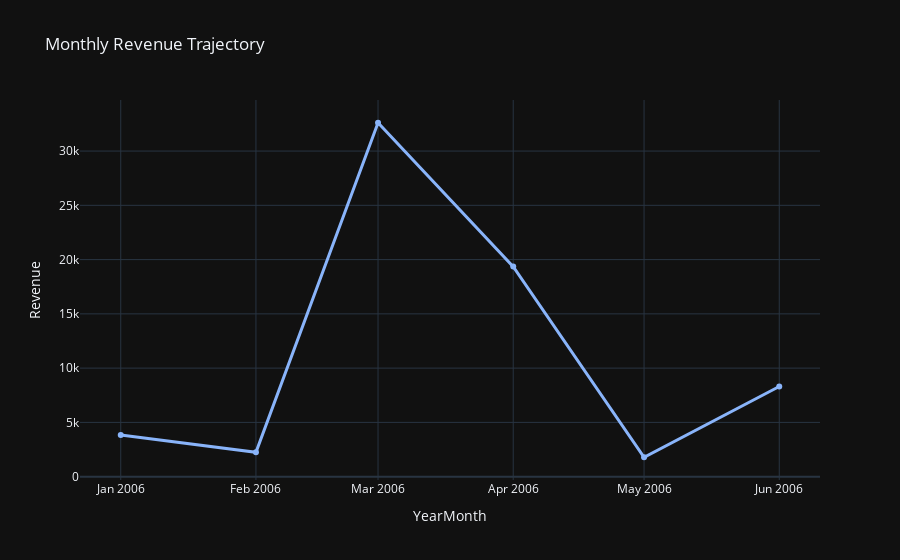

The notebook cell this image was saved under:
### Markdown cell above
## 2. Monthly Revenue Trend

### Code cell
df['YearMonth'] = df['FullDate'].dt.to_period('M').astype(str)
monthly_rev = df.groupby('YearMonth')['Revenue'].sum().reset_index()

fig_trend = px.line(
    monthly_rev, 
    x='YearMonth', 
    y='Revenue', 
    title='Monthly Revenue Trajectory',
    markers=True,
    template='plotly_dark'
)
fig_trend.update_traces(line_color='#89b4fa', line_width=3)
fig_trend.show()

### Figure 1 — Plotly figure (JSON) as saved in the notebook; plotly's stock layout.template omitted (floating-point values rounded to 4 significant figures)
{"data": [{"hovertemplate": "YearMonth=%{x}<br>Revenue=%{y}<extra></extra>", "legendgroup": "", "line": {"color": "#89b4fa", "dash": "solid", "width": 3}, "marker": {"symbol": "circle"}, "mode": "lines+markers", "name": "", "orientation": "v", "showlegend": false, "type": "scatter", "x": ["2006-01", "2006-02", "2006-03", "2006-04", "2006-05", "2006-06"], "xaxis": "x", "y": [3836.0, 2242.0, 32610.0, 19360.0, 1788.0, 8306.0], "yaxis": "y"}], "layout": {"legend": {"tracegroupgap": 0}, "title": {"text": "Monthly Revenue Trajectory"}, "xaxis": {"anchor": "y", "domain": [0, 1], "title": {"text": "YearMonth"}}, "yaxis": {"anchor": "x", "domain": [0, 1], "title": {"text": "Revenue"}}}}
